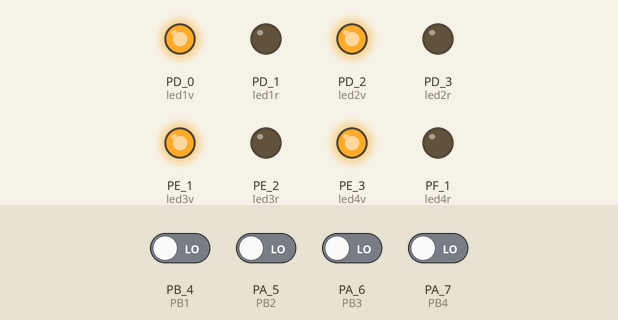
This sketch was run on a simulated TI Tiva C LaunchPad. On the bench: output pins drawn as LEDs (lit = HIGH). Inputs (shaded band) come from the test bench; at power-on: PA_5 (PB2), PA_6 (PB3), PA_7 (PB4), PB_4 (PB1) LOW. What the sketch prints to the serial monitor is not drawn.

Above: at 1.2 s.
1.3 s: PB_4 (PB1) driven HIGH
At 1.6 s:
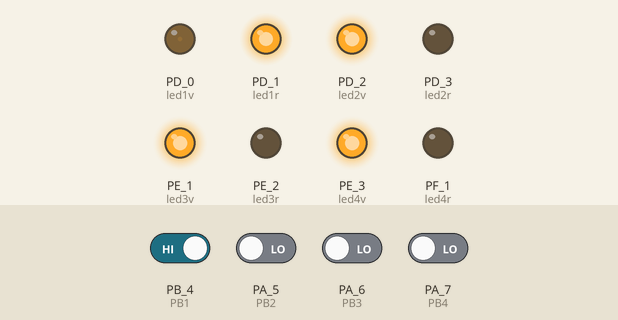
2.8 s: PA_5 (PB2) driven HIGH
At 3.2 s:
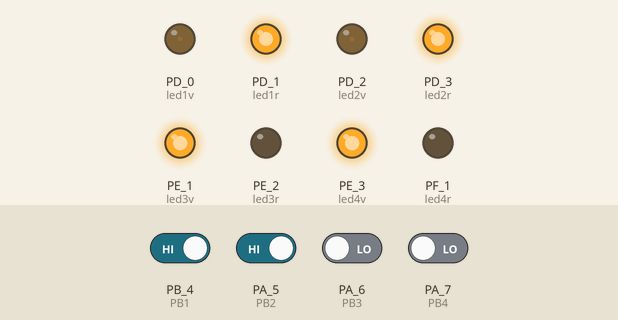
4.3 s: PA_6 (PB3) driven HIGH
At 5.1 s:
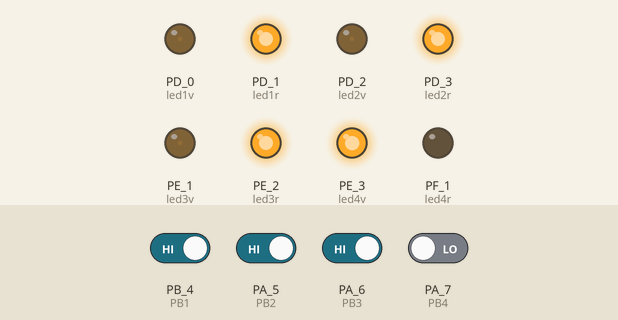
5.8 s: PA_7 (PB4) driven HIGH
At 6.7 s:
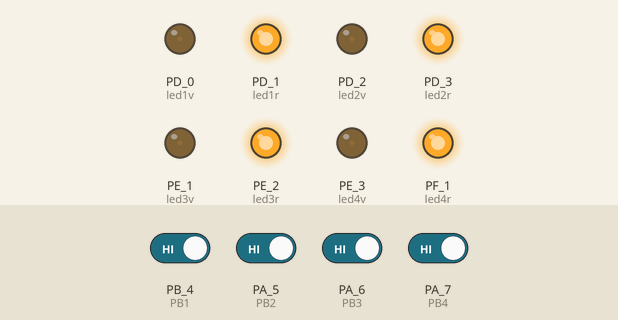
7.3 s: PB_4 (PB1) driven LOW
At 8.5 s:
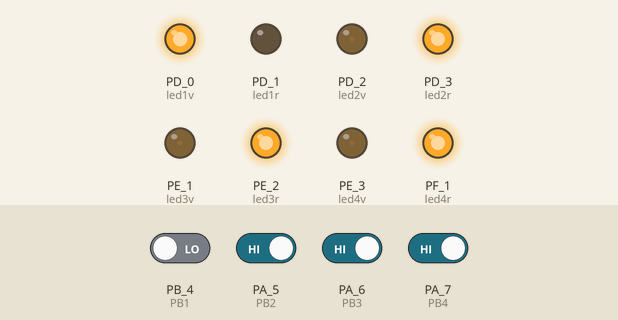
8.8 s: PA_5 (PB2) driven LOW
At 9.3 s:
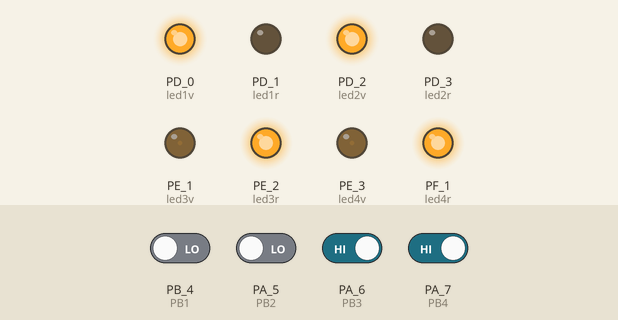
Timing chart, 0 to 11.3 s (numbered marks = the images above; inputs shaded):
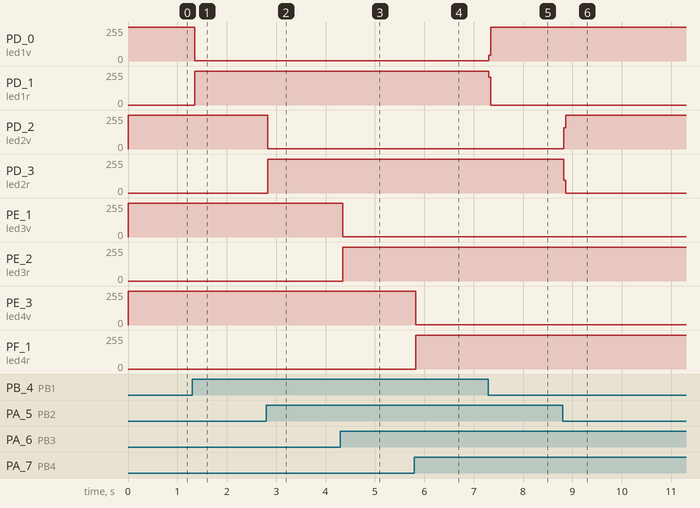

Measured:
- after the input at 1.3 s, PD_0 (led1v): 255/255 → 1/255 after 0.05 s; PD_1 (led1r): 0/255 → 254/255 after 0.05 s
- after the input at 2.8 s, PD_2 (led2v): 255/255 → 1/255 at once; PD_3 (led2r): 0/255 → 254/255 at once
- after the input at 4.3 s, PE_1 (led3v): 255/255 → 1/255 after 0.05 s; PE_2 (led3r): 0/255 → 254/255 after 0.05 s
- after the input at 5.8 s, PE_3 (led4v): 255/255 → 1/255 at once; PF_1 (led4r): 0/255 → 254/255 at once
- after the input at 7.3 s, PD_0 (led1v): 1/255 → 255/255 at once; PD_1 (led1r): 254/255 → 0/255 at once
- after the input at 8.8 s, PD_2 (led2v): 1/255 → 255/255 at once; PD_3 (led2r): 254/255 → 0/255 at once

The sketch:

Control_de_sotanos.ino
```cpp
// Leds de indicadores
const int led1v = PD_0;
const int led1r = PD_1;
const int led2v = PD_2;
const int led2r = PD_3;
const int led3v = PE_1;
const int led3r = PE_2;
const int led4v = PE_3;
const int led4r = PF_1;

// Push Buttons
const int PB1 = PB_4;
const int PB2 = PA_5;
const int PB3 = PA_6;
const int PB4 = PA_7;

// Variables
int contador = 0;

void setup() {
  Serial.begin(9600);
  Serial1.begin(9600);
  pinMode(led1r,OUTPUT);
  pinMode(led1v,OUTPUT);
  pinMode(led2r,OUTPUT);
  pinMode(led2v,OUTPUT);
  pinMode(led3r,OUTPUT);
  pinMode(led3v,OUTPUT);
  pinMode(led4r,OUTPUT);
  pinMode(led4v,OUTPUT);

  pinMode(PB1,INPUT);
  pinMode(PB2,INPUT);
  pinMode(PB3,INPUT);
  pinMode(PB4,INPUT);
}

void loop() {
  contador = 0;

  digitalWrite(led1v,HIGH);
  digitalWrite(led1r,LOW);
  if(digitalRead(PB1) == 1){
    contador = contador+1;
    digitalWrite(led1v,LOW);
    digitalWrite(led1r,HIGH);
  }

  digitalWrite(led2v,HIGH);
  digitalWrite(led2r,LOW);
  if(digitalRead(PB2) == 1){
    contador = contador+1;
    digitalWrite(led2v,LOW);
    digitalWrite(led2r,HIGH);
  }

  digitalWrite(led3v,HIGH);
  digitalWrite(led3r,LOW);
  if(digitalRead(PB3) == 1){
    contador = contador+1;
    digitalWrite(led3v,LOW);
    digitalWrite(led3r,HIGH);
  }

  digitalWrite(led4v,HIGH);
  digitalWrite(led4r,LOW);
  if(digitalRead(PB4) == 1){
    contador = contador+1;
    digitalWrite(led4v,LOW);
    digitalWrite(led4r,HIGH);
  }

  Serial.println(contador);
  if(contador == 0){Serial1.println("a");}
  if(contador == 1){Serial1.println("b");}
  if(contador == 2){Serial1.println("c");}
  if(contador == 3){Serial1.println("d");}
  if(contador == 4){Serial1.println("e");}
}
```
